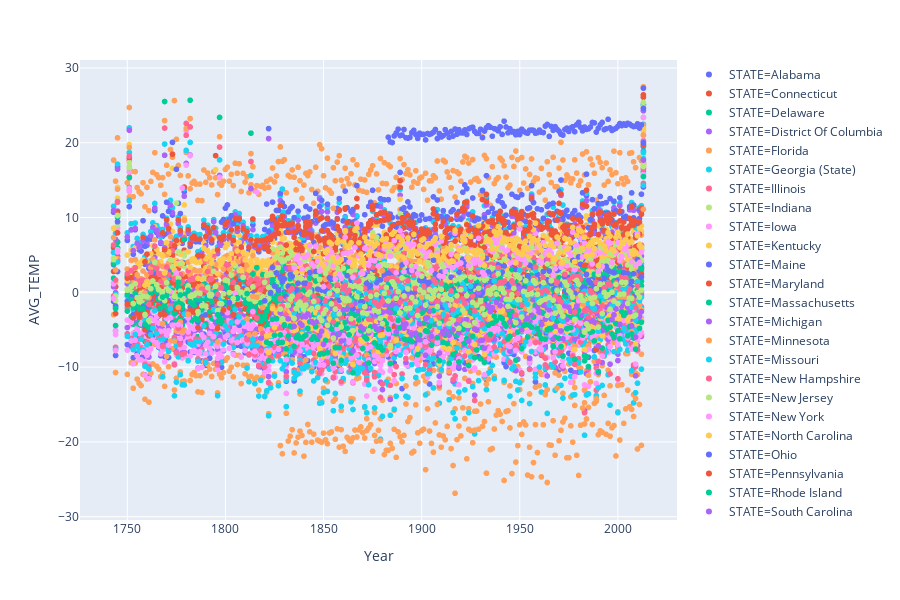

The notebook cell this image was saved under:
### Markdown cell above
#### How Temperature has changed over the years in United States

### Code cell
query1 = """SELECT strftime('%Y',DATE)Year, AVG_TEMP, STATE
            FROM STATE
            WHERE AVG_TEMP != '' and COUNTRY== 'United States'
            GROUP BY Year,STATE"""
import plotly.express as px
df_United_states=pd.read_sql(query1, con = conn)

fig = px.scatter(df_United_states, x="Year", y="AVG_TEMP", color="STATE",trendline="OLS")
fig.show();

### Figure 1 — Plotly figure (JSON) as saved in the notebook; plotly's stock layout.template omitted (floating-point values rounded to 4 significant figures; data arrays with more than 128 entries replaced by an {"elided": "..."} marker saying what was removed)
{"data": [{"hoverlabel": {"namelength": 0}, "hovertemplate": "STATE=Alabama<br>Year=%{x}<br>AVG_TEMP=%{y}", "legendgroup": "STATE=Alabama", "marker": {"color": "#636efa", "symbol": "circle"}, "mode": "markers", "name": "STATE=Alabama", "showlegend": true, "type": "scattergl", "x": {"elided": "266 str values"}, "xaxis": "x", "y": {"elided": "266 float values"}, "yaxis": "y"}, {"hoverlabel": {"namelength": 0}, "hovertemplate": "STATE=Alabama", "legendgroup": "STATE=Alabama", "marker": {"color": "#636efa", "symbol": "circle"}, "mode": "lines", "name": "STATE=Alabama", "showlegend": false, "type": "scattergl", "xaxis": "x", "yaxis": "y"}, {"hoverlabel": {"namelength": 0}, "hovertemplate": "STATE=Connecticut<br>Year=%{x}<br>AVG_TEMP=%{y}", "legendgroup": "STATE=Connecticut", "marker": {"color": "#EF553B", "symbol": "circle"}, "mode": "markers", "name": "STATE=Connecticut", "showlegend": true, "type": "scattergl", "x": {"elided": "266 str values"}, "xaxis": "x", "y": {"elided": "266 float values"}, "yaxis": "y"}, {"hoverlabel": {"namelength": 0}, "hovertemplate": "STATE=Connecticut", "legendgroup": "STATE=Connecticut", "marker": {"color": "#EF553B", "symbol": "circle"}, "mode": "lines", "name": "STATE=Connecticut", "showlegend": false, "type": "scattergl", "xaxis": "x", "yaxis": "y"}, {"hoverlabel": {"namelength": 0}, "hovertemplate": "STATE=Delaware<br>Year=%{x}<br>AVG_TEMP=%{y}", "legendgroup": "STATE=Delaware", "marker": {"color": "#00cc96", "symbol": "circle"}, "mode": "markers", "name": "STATE=Delaware", "showlegend": true, "type": "scattergl", "x": {"elided": "266 str values"}, "xaxis": "x", "y": {"elided": "266 float values"}, "yaxis": "y"}, {"hoverlabel": {"namelength": 0}, "hovertemplate": "STATE=Delaware", "legendgroup": "STATE=Delaware", "marker": {"color": "#00cc96", "symbol": "circle"}, "mode": "lines", "name": "STATE=Delaware", "showlegend": false, "type": "scattergl", "xaxis": "x", "yaxis": "y"}, {"hoverlabel": {"namelength": 0}, "hovertemplate": "STATE=District Of Columbia<br>Year=%{x}<br>AVG_TEMP=%{y}", "legendgroup": "STATE=District Of Columbia", "marker": {"color": "#ab63fa", "symbol": "circle"}, "mode": "markers", "name": "STATE=District Of Columbia", "showlegend": true, "type": "scattergl", "x": {"elided": "266 str values"}, "xaxis": "x", "y": {"elided": "266 float values"}, "yaxis": "y"}, {"hoverlabel": {"namelength": 0}, "hovertemplate": "STATE=District Of Columbia", "legendgroup": "STATE=District Of Columbia", "marker": {"color": "#ab63fa", "symbol": "circle"}, "mode": "lines", "name": "STATE=District Of Columbia", "showlegend": false, "type": "scattergl", "xaxis": "x", "yaxis": "y"}, {"hoverlabel": {"namelength": 0}, "hovertemplate": "STATE=Florida<br>Year=%{x}<br>AVG_TEMP=%{y}", "legendgroup": "STATE=Florida", "marker": {"color": "#FFA15A", "symbol": "circle"}, "mode": "markers", "name": "STATE=Florida", "showlegend": true, "type": "scattergl", "x": {"elided": "264 str values"}, "xaxis": "x", "y": {"elided": "264 float values"}, "yaxis": "y"}, {"hoverlabel": {"namelength": 0}, "hovertemplate": "STATE=Florida", "legendgroup": "STATE=Florida", "marker": {"color": "#FFA15A", "symbol": "circle"}, "mode": "lines", "name": "STATE=Florida", "showlegend": false, "type": "scattergl", "xaxis": "x", "yaxis": "y"}, {"hoverlabel": {"namelength": 0}, "hovertemplate": "STATE=Georgia (State)<br>Year=%{x}<br>AVG_TEMP=%{y}", "legendgroup": "STATE=Georgia (State)", "marker": {"color": "#19d3f3", "symbol": "circle"}, "mode": "markers", "name": "STATE=Georgia (State)", "showlegend": true, "type": "scattergl", "x": {"elided": "266 str values"}, "xaxis": "x", "y": {"elided": "266 float values"}, "yaxis": "y"}, {"hoverlabel": {"namelength": 0}, "hovertemplate": "STATE=Georgia (State)", "legendgroup": "STATE=Georgia (State)", "marker": {"color": "#19d3f3", "symbol": "circle"}, "mode": "lines", "name": "STATE=Georgia (State)", "showlegend": false, "type": "scattergl", "xaxis": "x", "yaxis": "y"}, {"hoverlabel": {"namelength": 0}, "hovertemplate": "STATE=Illinois<br>Year=%{x}<br>AVG_TEMP=%{y}", "legendgroup": "STATE=Illinois", "marker": {"color": "#FF6692", "symbol": "circle"}, "mode": "markers", "name": "STATE=Illinois", "showlegend": true, "type": "scattergl", "x": {"elided": "267 str values"}, "xaxis": "x", "y": {"elided": "267 float values"}, "yaxis": "y"}, {"hoverlabel": {"namelength": 0}, "hovertemplate": "STATE=Illinois", "legendgroup": "STATE=Illinois", "marker": {"color": "#FF6692", "symbol": "circle"}, "mode": "lines", "name": "STATE=Illinois", "showlegend": false, "type": "scattergl", "xaxis": "x", "yaxis": "y"}, {"hoverlabel": {"namelength": 0}, "hovertemplate": "STATE=Indiana<br>Year=%{x}<br>AVG_TEMP=%{y}", "legendgroup": "STATE=Indiana", "marker": {"color": "#B6E880", "symbol": "circle"}, "mode": "markers", "name": "STATE=Indiana", "showlegend": true, "type": "scattergl", "x": {"elided": "266 str values"}, "xaxis": "x", "y": {"elided": "266 float values"}, "yaxis": "y"}, {"hoverlabel": {"namelength": 0}, "hovertemplate": "STATE=Indiana", "legendgroup": "STATE=Indiana", "marker": {"color": "#B6E880", "symbol": "circle"}, "mode": "lines", "name": "STATE=Indiana", "showlegend": false, "type": "scattergl", "xaxis": "x", "yaxis": "y"}, {"hoverlabel": {"namelength": 0}, "hovertemplate": "STATE=Iowa<br>Year=%{x}<br>AVG_TEMP=%{y}", "legendgroup": "STATE=Iowa", "marker": {"color": "#FF97FF", "symbol": "circle"}, "mode": "markers", "name": "STATE=Iowa", "showlegend": true, "type": "scattergl", "x": {"elided": "267 str values"}, "xaxis": "x", "y": {"elided": "267 float values"}, "yaxis": "y"}, {"hoverlabel": {"namelength": 0}, "hovertemplate": "STATE=Iowa", "legendgroup": "STATE=Iowa", "marker": {"color": "#FF97FF", "symbol": "circle"}, "mode": "lines", "name": "STATE=Iowa", "showlegend": false, "type": "scattergl", "xaxis": "x", "yaxis": "y"}, {"hoverlabel": {"namelength": 0}, "hovertemplate": "STATE=Kentucky<br>Year=%{x}<br>AVG_TEMP=%{y}", "legendgroup": "STATE=Kentucky", "marker": {"color": "#FECB52", "symbol": "circle"}, "mode": "markers", "name": "STATE=Kentucky", "showlegend": true, "type": "scattergl", "x": {"elided": "266 str values"}, "xaxis": "x", "y": {"elided": "266 float values"}, "yaxis": "y"}, {"hoverlabel": {"namelength": 0}, "hovertemplate": "STATE=Kentucky", "legendgroup": "STATE=Kentucky", "marker": {"color": "#FECB52", "symbol": "circle"}, "mode": "lines", "name": "STATE=Kentucky", "showlegend": false, "type": "scattergl", "xaxis": "x", "yaxis": "y"}, {"hoverlabel": {"namelength": 0}, "hovertemplate": "STATE=Maine<br>Year=%{x}<br>AVG_TEMP=%{y}", "legendgroup": "STATE=Maine", "marker": {"color": "#636efa", "symbol": "circle"}, "mode": "markers", "name": "STATE=Maine", "showlegend": true, "type": "scattergl", "x": {"elided": "266 str values"}, "xaxis": "x", "y": {"elided": "266 float values"}, "yaxis": "y"}, {"hoverlabel": {"namelength": 0}, "hovertemplate": "STATE=Maine", "legendgroup": "STATE=Maine", "marker": {"color": "#636efa", "symbol": "circle"}, "mode": "lines", "name": "STATE=Maine", "showlegend": false, "type": "scattergl", "xaxis": "x", "yaxis": "y"}, {"hoverlabel": {"namelength": 0}, "hovertemplate": "STATE=Maryland<br>Year=%{x}<br>AVG_TEMP=%{y}", "legendgroup": "STATE=Maryland", "marker": {"color": "#EF553B", "symbol": "circle"}, "mode": "markers", "name": "STATE=Maryland", "showlegend": true, "type": "scattergl", "x": {"elided": "266 str values"}, "xaxis": "x", "y": {"elided": "266 float values"}, "yaxis": "y"}, {"hoverlabel": {"namelength": 0}, "hovertemplate": "STATE=Maryland", "legendgroup": "STATE=Maryland", "marker": {"color": "#EF553B", "symbol": "circle"}, "mode": "lines", "name": "STATE=Maryland", "showlegend": false, "type": "scattergl", "xaxis": "x", "yaxis": "y"}, {"hoverlabel": {"namelength": 0}, "hovertemplate": "STATE=Massachusetts<br>Year=%{x}<br>AVG_TEMP=%{y}", "legendgroup": "STATE=Massachusetts", "marker": {"color": "#00cc96", "symbol": "circle"}, "mode": "markers", "name": "STATE=Massachusetts", "showlegend": true, "type": "scattergl", "x": {"elided": "266 str values"}, "xaxis": "x", "y": {"elided": "266 float values"}, "yaxis": "y"}, {"hoverlabel": {"namelength": 0}, "hovertemplate": "STATE=Massachusetts", "legendgroup": "STATE=Massachusetts", "marker": {"color": "#00cc96", "symbol": "circle"}, "mode": "lines", "name": "STATE=Massachusetts", "showlegend": false, "type": "scattergl", "xaxis": "x", "yaxis": "y"}, {"hoverlabel": {"namelength": 0}, "hovertemplate": "STATE=Michigan<br>Year=%{x}<br>AVG_TEMP=%{y}", "legendgroup": "STATE=Michigan", "marker": {"color": "#ab63fa", "symbol": "circle"}, "mode": "markers", "name": "STATE=Michigan", "showlegend": true, "type": "scattergl", "x": {"elided": "267 str values"}, "xaxis": "x", "y": {"elided": "267 float values"}, "yaxis": "y"}, {"hoverlabel": {"namelength": 0}, "hovertemplate": "STATE=Michigan", "legendgroup": "STATE=Michigan", "marker": {"color": "#ab63fa", "symbol": "circle"}, "mode": "lines", "name": "STATE=Michigan", "showlegend": false, "type": "scattergl", "xaxis": "x", "yaxis": "y"}, {"hoverlabel": {"namelength": 0}, "hovertemplate": "STATE=Minnesota<br>Year=%{x}<br>AVG_TEMP=%{y}", "legendgroup": "STATE=Minnesota", "marker": {"color": "#FFA15A", "symbol": "circle"}, "mode": "markers", "name": "STATE=Minnesota", "showlegend": true, "type": "scattergl", "x": {"elided": "267 str values"}, "xaxis": "x", "y": {"elided": "267 float values"}, "yaxis": "y"}, {"hoverlabel": {"namelength": 0}, "hovertemplate": "STATE=Minnesota", "legendgroup": "STATE=Minnesota", "marker": {"color": "#FFA15A", "symbol": "circle"}, "mode": "lines", "name": "STATE=Minnesota", "showlegend": false, "type": "scattergl", "xaxis": "x", "yaxis": "y"}, {"hoverlabel": {"namelength": 0}, "hovertemplate": "STATE=Missouri<br>Year=%{x}<br>AVG_TEMP=%{y}", "legendgroup": "STATE=Missouri", "marker": {"color": "#19d3f3", "symbol": "circle"}, "mode": "markers", "name": "STATE=Missouri", "showlegend": true, "type": "scattergl", "x": {"elided": "266 str values"}, "xaxis": "x", "y": {"elided": "266 float values"}, "yaxis": "y"}, {"hoverlabel": {"namelength": 0}, "hovertemplate": "STATE=Missouri", "legendgroup": "STATE=Missouri", "marker": {"color": "#19d3f3", "symbol": "circle"}, "mode": "lines", "name": "STATE=Missouri", "showlegend": false, "type": "scattergl", "xaxis": "x", "yaxis": "y"}, {"hoverlabel": {"namelength": 0}, "hovertemplate": "STATE=New Hampshire<br>Year=%{x}<br>AVG_TEMP=%{y}", "legendgroup": "STATE=New Hampshire", "marker": {"color": "#FF6692", "symbol": "circle"}, "mode": "markers", "name": "STATE=New Hampshire", "showlegend": true, "type": "scattergl", "x": {"elided": "266 str values"}, "xaxis": "x", "y": {"elided": "266 float values"}, "yaxis": "y"}, {"hoverlabel": {"namelength": 0}, "hovertemplate": "STATE=New Hampshire", "legendgroup": "STATE=New Hampshire", "marker": {"color": "#FF6692", "symbol": "circle"}, "mode": "lines", "name": "STATE=New Hampshire", "showlegend": false, "type": "scattergl", "xaxis": "x", "yaxis": "y"}, {"hoverlabel": {"namelength": 0}, "hovertemplate": "STATE=New Jersey<br>Year=%{x}<br>AVG_TEMP=%{y}", "legendgroup": "STATE=New Jersey", "marker": {"color": "#B6E880", "symbol": "circle"}, "mode": "markers", "name": "STATE=New Jersey", "showlegend": true, "type": "scattergl", "x": {"elided": "266 str values"}, "xaxis": "x", "y": {"elided": "266 float values"}, "yaxis": "y"}, {"hoverlabel": {"namelength": 0}, "hovertemplate": "STATE=New Jersey", "legendgroup": "STATE=New Jersey", "marker": {"color": "#B6E880", "symbol": "circle"}, "mode": "lines", "name": "STATE=New Jersey", "showlegend": false, "type": "scattergl", "xaxis": "x", "yaxis": "y"}, {"hoverlabel": {"namelength": 0}, "hovertemplate": "STATE=New York<br>Year=%{x}<br>AVG_TEMP=%{y}", "legendgroup": "STATE=New York", "marker": {"color": "#FF97FF", "symbol": "circle"}, "mode": "markers", "name": "STATE=New York", "showlegend": true, "type": "scattergl", "x": {"elided": "266 str values"}, "xaxis": "x", "y": {"elided": "266 float values"}, "yaxis": "y"}, {"hoverlabel": {"namelength": 0}, "hovertemplate": "STATE=New York", "legendgroup": "STATE=New York", "marker": {"color": "#FF97FF", "symbol": "circle"}, "mode": "lines", "name": "STATE=New York", "showlegend": false, "type": "scattergl", "xaxis": "x", "yaxis": "y"}, {"hoverlabel": {"namelength": 0}, "hovertemplate": "STATE=North Carolina<br>Year=%{x}<br>AVG_TEMP=%{y}", "legendgroup": "STATE=North Carolina", "marker": {"color": "#FECB52", "symbol": "circle"}, "mode": "markers", "name": "STATE=North Carolina", "showlegend": true, "type": "scattergl", "x": {"elided": "266 str values"}, "xaxis": "x", "y": {"elided": "266 float values"}, "yaxis": "y"}, {"hoverlabel": {"namelength": 0}, "hovertemplate": "STATE=North Carolina", "legendgroup": "STATE=North Carolina", "marker": {"color": "#FECB52", "symbol": "circle"}, "mode": "lines", "name": "STATE=North Carolina", "showlegend": false, "type": "scattergl", "xaxis": "x", "yaxis": "y"}, {"hoverlabel": {"namelength": 0}, "hovertemplate": "STATE=Ohio<br>Year=%{x}<br>AVG_TEMP=%{y}", "legendgroup": "STATE=Ohio", "marker": {"color": "#636efa", "symbol": "circle"}, "mode": "markers", "name": "STATE=Ohio", "showlegend": true, "type": "scattergl", "x": {"elided": "266 str values"}, "xaxis": "x", "y": {"elided": "266 float values"}, "yaxis": "y"}, {"hoverlabel": {"namelength": 0}, "hovertemplate": "STATE=Ohio", "legendgroup": "STATE=Ohio", "marker": {"color": "#636efa", "symbol": "circle"}, "mode": "lines", "name": "STATE=Ohio", "showlegend": false, "type": "scattergl", "xaxis": "x", "yaxis": "y"}, {"hoverlabel": {"namelength": 0}, "hovertemplate": "STATE=Pennsylvania<br>Year=%{x}<br>AVG_TEMP=%{y}", "legendgroup": "STATE=Pennsylvania", "marker": {"color": "#EF553B", "symbol": "circle"}, "mode": "markers", "name": "STATE=Pennsylvania", "showlegend": true, "type": "scattergl", "x": {"elided": "266 str values"}, "xaxis": "x", "y": {"elided": "266 float values"}, "yaxis": "y"}, {"hoverlabel": {"namelength": 0}, "hovertemplate": "STATE=Pennsylvania", "legendgroup": "STATE=Pennsylvania", "marker": {"color": "#EF553B", "symbol": "circle"}, "mode": "lines", "name": "STATE=Pennsylvania", "showlegend": false, "type": "scattergl", "xaxis": "x", "yaxis": "y"}, {"hoverlabel": {"namelength": 0}, "hovertemplate": "STATE=Rhode Island<br>Year=%{x}<br>AVG_TEMP=%{y}", "legendgroup": "STATE=Rhode Island", "marker": {"color": "#00cc96", "symbol": "circle"}, "mode": "markers", "name": "STATE=Rhode Island", "showlegend": true, "type": "scattergl", "x": {"elided": "266 str values"}, "xaxis": "x", "y": {"elided": "266 float values"}, "yaxis": "y"}, {"hoverlabel": {"namelength": 0}, "hovertemplate": "STATE=Rhode Island", "legendgroup": "STATE=Rhode Island", "marker": {"color": "#00cc96", "symbol": "circle"}, "mode": "lines", "name": "STATE=Rhode Island", "showlegend": false, "type": "scattergl", "xaxis": "x", "yaxis": "y"}, {"hoverlabel": {"namelength": 0}, "hovertemplate": "STATE=South Carolina<br>Year=%{x}<br>AVG_TEMP=%{y}", "legendgroup": "STATE=South Carolina", "marker": {"color": "#ab63fa", "symbol": "circle"}, "mode": "markers", "name": "STATE=South Carolina", "showlegend": true, "type": "scattergl", "x": {"elided": "266 str values"}, "xaxis": "x", "y": {"elided": "266 float values"}, "yaxis": "y"}, {"hoverlabel": {"namelength": 0}, "hovertemplate": "STATE=South Carolina", "legendgroup": "STATE=South Carolina", "marker": {"color": "#ab63fa", "symbol": "circle"}, "mode": "lines", "name": "STATE=South Carolina", "showlegend": false, "type": "scattergl", "xaxis": "x", "yaxis": "y"}, {"hoverlabel": {"namelength": 0}, "hovertemplate": "STATE=Tennessee<br>Year=%{x}<br>AVG_TEMP=%{y}", "legendgroup": "STATE=Tennessee", "marker": {"color": "#FFA15A", "symbol": "circle"}, "mode": "markers", "name": "STATE=Tennessee", "showlegend": true, "type": "scattergl", "x": {"elided": "266 str values"}, "xaxis": "x", "y": {"elided": "266 float values"}, "yaxis": "y"}, {"hoverlabel": {"namelength": 0}, "hovertemplate": "STATE=Tennessee", "legendgroup": "STATE=Tennessee", "marker": {"color": "#FFA15A", "symbol": "circle"}, "mode": "lines", "name": "STATE=Tennessee", "showlegend": false, "type": "scattergl", "xaxis": "x", "yaxis": "y"}, {"hoverlabel": {"namelength": 0}, "hovertemplate": "STATE=Vermont<br>Year=%{x}<br>AVG_TEMP=%{y}", "legendgroup": "STATE=Vermont", "marker": {"color": "#19d3f3", "symbol": "circle"}, "mode": "markers", "name": "STATE=Vermont", "showlegend": true, "type": "scattergl", "x": {"elided": "266 str values"}, "xaxis": "x", "y": {"elided": "266 float values"}, "yaxis": "y"}, {"hoverlabel": {"namelength": 0}, "hovertemplate": "STATE=Vermont", "legendgroup": "STATE=Vermont", "marker": {"color": "#19d3f3", "symbol": "circle"}, "mode": "lines", "name": "STATE=Vermont", "showlegend": false, "type": "scattergl", "xaxis": "x", "yaxis": "y"}, {"hoverlabel": {"namelength": 0}, "hovertemplate": "STATE=Virginia<br>Year=%{x}<br>AVG_TEMP=%{y}", "legendgroup": "STATE=Virginia", "marker": {"color": "#FF6692", "symbol": "circle"}, "mode": "markers", "name": "STATE=Virginia", "showlegend": true, "type": "scattergl", "x": {"elided": "266 str values"}, "xaxis": "x", "y": {"elided": "266 float values"}, "yaxis": "y"}, {"hoverlabel": {"namelength": 0}, "hovertemplate": "STATE=Virginia", "legendgroup": "STATE=Virginia", "marker": {"color": "#FF6692", "symbol": "circle"}, "mode": "lines", "name": "STATE=Virginia", "showlegend": false, "type": "scattergl", "xaxis": "x", "yaxis": "y"}, {"hoverlabel": {"namelength": 0}, "hovertemplate": "STATE=West Virginia<br>Year=%{x}<br>AVG_TEMP=%{y}", "legendgroup": "STATE=West Virginia", "marker": {"color": "#B6E880", "symbol": "circle"}, "mode": "markers", "name": "STATE=West Virginia", "showlegend": true, "type": "scattergl", "x": {"elided": "266 str values"}, "xaxis": "x", "y": {"elided": "266 float values"}, "yaxis": "y"}, {"hoverlabel": {"namelength": 0}, "hovertemplate": "STATE=West Virginia", "legendgroup": "STATE=West Virginia", "marker": {"color": "#B6E880", "symbol": "circle"}, "mode": "lines", "name": "STATE=West Virginia", "showlegend": false, "type": "scattergl", "xaxis": "x", "yaxis": "y"}, {"hoverlabel": {"namelength": 0}, "hovertemplate": "STATE=Wisconsin<br>Year=%{x}<br>AVG_TEMP=%{y}", "legendgroup": "STATE=Wisconsin", "marker": {"color": "#FF97FF", "symbol": "circle"}, "mode": "markers", "name": "STATE=Wisconsin", "showlegend": true, "type": "scattergl", "x": {"elided": "267 str values"}, "xaxis": "x", "y": {"elided": "267 float values"}, "yaxis": "y"}, {"hoverlabel": {"namelength": 0}, "hovertemplate": "STATE=Wisconsin", "legendgroup": "STATE=Wisconsin", "marker": {"color": "#FF97FF", "symbol": "circle"}, "mode": "lines", "name": "STATE=Wisconsin", "showlegend": false, "type": "scattergl", "xaxis": "x", "yaxis": "y"}, {"hoverlabel": {"namelength": 0}, "hovertemplate": "STATE=Arkansas<br>Year=%{x}<br>AVG_TEMP=%{y}", "legendgroup": "STATE=Arkansas", "marker": {"color": "#FECB52", "symbol": "circle"}, "mode": "markers", "name": "STATE=Arkansas", "showlegend": true, "type": "scattergl", "x": {"elided": "247 str values"}, "xaxis": "x", "y": {"elided": "247 float values"}, "yaxis": "y"}, {"hoverlabel": {"namelength": 0}, "hovertemplate": "STATE=Arkansas", "legendgroup": "STATE=Arkansas", "marker": {"color": "#FECB52", "symbol": "circle"}, "mode": "lines", "name": "STATE=Arkansas", "showlegend": false, "type": "scattergl", "xaxis": "x", "yaxis": "y"}, {"hoverlabel": {"namelength": 0}, "hovertemplate": "STATE=Louisiana<br>Year=%{x}<br>AVG_TEMP=%{y}", "legendgroup": "STATE=Louisiana", "marker": {"color": "#636efa", "symbol": "circle"}, "mode": "markers", "name": "STATE=Louisiana", "showlegend": true, "type": "scattergl", "x": {"elided": "212 str values"}, "xaxis": "x", "y": {"elided": "212 float values"}, "yaxis": "y"}, {"hoverlabel": {"namelength": 0}, "hovertemplate": "STATE=Louisiana", "legendgroup": "STATE=Louisiana", "marker": {"color": "#636efa", "symbol": "circle"}, "mode": "lines", "name": "STATE=Louisiana", "showlegend": false, "type": "scattergl", "xaxis": "x", "yaxis": "y"}, {"hoverlabel": {"namelength": 0}, "hovertemplate": "STATE=Mississippi<br>Year=%{x}<br>AVG_TEMP=%{y}", "legendgroup": "STATE=Mississippi", "marker": {"color": "#EF553B", "symbol": "circle"}, "mode": "markers", "name": "STATE=Mississippi", "showlegend": true, "type": "scattergl", "x": {"elided": "247 str values"}, "xaxis": "x", "y": {"elided": "247 float values"}, "yaxis": "y"}, {"hoverlabel": {"namelength": 0}, "hovertemplate": "STATE=Mississippi", "legendgroup": "STATE=Mississippi", "marker": {"color": "#EF553B", "symbol": "circle"}, "mode": "lines", "name": "STATE=Mississippi", "showlegend": false, "type": "scattergl", "xaxis": "x", "yaxis": "y"}, {"hoverlabel": {"namelength": 0}, "hovertemplate": "STATE=Kansas<br>Year=%{x}<br>AVG_TEMP=%{y}", "legendgroup": "STATE=Kansas", "marker": {"color": "#00cc96", "symbol": "circle"}, "mode": "markers", "name": "STATE=Kansas", "showlegend": true, "type": "scattergl", "x": {"elided": "215 str values"}, "xaxis": "x", "y": {"elided": "215 float values"}, "yaxis": "y"}, {"hoverlabel": {"namelength": 0}, "hovertemplate": "STATE=Kansas", "legendgroup": "STATE=Kansas", "marker": {"color": "#00cc96", "symbol": "circle"}, "mode": "lines", "name": "STATE=Kansas", "showlegend": false, "type": "scattergl", "xaxis": "x", "yaxis": "y"}, {"hoverlabel": {"namelength": 0}, "hovertemplate": "STATE=Montana<br>Year=%{x}<br>AVG_TEMP=%{y}", "legendgroup": "STATE=Montana", "marker": {"color": "#ab63fa", "symbol": "circle"}, "mode": "markers", "name": "STATE=Montana", "showlegend": true, "type": "scattergl", "x": {"elided": "216 str values"}, "xaxis": "x", "y": {"elided": "216 float values"}, "yaxis": "y"}, {"hoverlabel": {"namelength": 0}, "hovertemplate": "STATE=Montana", "legendgroup": "STATE=Montana", "marker": {"color": "#ab63fa", "symbol": "circle"}, "mode": "lines", "name": "STATE=Montana", "showlegend": false, "type": "scattergl", "xaxis": "x", "yaxis": "y"}, {"hoverlabel": {"namelength": 0}, "hovertemplate": "STATE=Nebraska<br>Year=%{x}<br>AVG_TEMP=%{y}", "legendgroup": "STATE=Nebraska", "marker": {"color": "#FFA15A", "symbol": "circle"}, "mode": "markers", "name": "STATE=Nebraska", "showlegend": true, "type": "scattergl", "x": {"elided": "216 str values"}, "xaxis": "x", "y": {"elided": "216 float values"}, "yaxis": "y"}, {"hoverlabel": {"namelength": 0}, "hovertemplate": "STATE=Nebraska", "legendgroup": "STATE=Nebraska", "marker": {"color": "#FFA15A", "symbol": "circle"}, "mode": "lines", "name": "STATE=Nebraska", "showlegend": false, "type": "scattergl", "xaxis": "x", "yaxis": "y"}, {"hoverlabel": {"namelength": 0}, "hovertemplate": "STATE=North Dakota<br>Year=%{x}<br>AVG_TEMP=%{y}", "legendgroup": "STATE=North Dakota", "marker": {"color": "#19d3f3", "symbol": "circle"}, "mode": "markers", "name": "STATE=North Dakota", "showlegend": true, "type": "scattergl", "x": {"elided": "216 str values"}, "xaxis": "x", "y": {"elided": "216 float values"}, "yaxis": "y"}, {"hoverlabel": {"namelength": 0}, "hovertemplate": "STATE=North Dakota", "legendgroup": "STATE=North Dakota", "marker": {"color": "#19d3f3", "symbol": "circle"}, "mode": "lines", "name": "STATE=North Dakota", "showlegend": false, "type": "scattergl", "xaxis": "x", "yaxis": "y"}, {"hoverlabel": {"namelength": 0}, "hovertemplate": "STATE=South Dakota<br>Year=%{x}<br>AVG_TEMP=%{y}", "legendgroup": "STATE=South Dakota", "marker": {"color": "#FF6692", "symbol": "circle"}, "mode": "markers", "name": "STATE=South Dakota", "showlegend": true, "type": "scattergl", "x": {"elided": "216 str values"}, "xaxis": "x", "y": {"elided": "216 float values"}, "yaxis": "y"}, {"hoverlabel": {"namelength": 0}, "hovertemplate": "STATE=South Dakota", "legendgroup": "STATE=South Dakota", "marker": {"color": "#FF6692", "symbol": "circle"}, "mode": "lines", "name": "STATE=South Dakota", "showlegend": false, "type": "scattergl", "xaxis": "x", "yaxis": "y"}, {"hoverlabel": {"namelength": 0}, "hovertemplate": "STATE=Oklahoma<br>Year=%{x}<br>AVG_TEMP=%{y}", "legendgroup": "STATE=Oklahoma", "marker": {"color": "#B6E880", "symbol": "circle"}, "mode": "markers", "name": "STATE=Oklahoma", "showlegend": true, "type": "scattergl", "x": {"elided": "197 str values"}, "xaxis": "x", "y": {"elided": "197 float values"}, "yaxis": "y"}, {"hoverlabel": {"namelength": 0}, "hovertemplate": "STATE=Oklahoma", "legendgroup": "STATE=Oklahoma", "marker": {"color": "#B6E880", "symbol": "circle"}, "mode": "lines", "name": "STATE=Oklahoma", "showlegend": false, "type": "scattergl", "xaxis": "x", "yaxis": "y"}, {"hoverlabel": {"namelength": 0}, "hovertemplate": "STATE=Wyoming<br>Year=%{x}<br>AVG_TEMP=%{y}", "legendgroup": "STATE=Wyoming", "marker": {"color": "#FF97FF", "symbol": "circle"}, "mode": "markers", "name": "STATE=Wyoming", "showlegend": true, "type": "scattergl", "x": {"elided": "207 str values"}, "xaxis": "x", "y": {"elided": "207 float values"}, "yaxis": "y"}, {"hoverlabel": {"namelength": 0}, "hovertemplate": "STATE=Wyoming", "legendgroup": "STATE=Wyoming", "marker": {"color": "#FF97FF", "symbol": "circle"}, "mode": "lines", "name": "STATE=Wyoming", "showlegend": false, "type": "scattergl", "xaxis": "x", "yaxis": "y"}, {"hoverlabel": {"namelength": 0}, "hovertemplate": "STATE=Colorado<br>Year=%{x}<br>AVG_TEMP=%{y}", "legendgroup": "STATE=Colorado", "marker": {"color": "#FECB52", "symbol": "circle"}, "mode": "markers", "name": "STATE=Colorado", "showlegend": true, "type": "scattergl", "x": {"elided": "194 str values"}, "xaxis": "x", "y": {"elided": "194 float values"}, "yaxis": "y"}, {"hoverlabel": {"namelength": 0}, "hovertemplate": "STATE=Colorado", "legendgroup": "STATE=Colorado", "marker": {"color": "#FECB52", "symbol": "circle"}, "mode": "lines", "name": "STATE=Colorado", "showlegend": false, "type": "scattergl", "xaxis": "x", "yaxis": "y"}, {"hoverlabel": {"namelength": 0}, "hovertemplate": "STATE=New Mexico<br>Year=%{x}<br>AVG_TEMP=%{y}", "legendgroup": "STATE=New Mexico", "marker": {"color": "#636efa", "symbol": "circle"}, "mode": "markers", "name": "STATE=New Mexico", "showlegend": true, "type": "scattergl", "x": {"elided": "194 str values"}, "xaxis": "x", "y": {"elided": "194 float values"}, "yaxis": "y"}, {"hoverlabel": {"namelength": 0}, "hovertemplate": "STATE=New Mexico", "legendgroup": "STATE=New Mexico", "marker": {"color": "#636efa", "symbol": "circle"}, "mode": "lines", "name": "STATE=New Mexico", "showlegend": false, "type": "scattergl", "xaxis": "x", "yaxis": "y"}, {"hoverlabel": {"namelength": 0}, "hovertemplate": "STATE=Texas<br>Year=%{x}<br>AVG_TEMP=%{y}", "legendgroup": "STATE=Texas", "marker": {"color": "#EF553B", "symbol": "circle"}, "mode": "markers", "name": "STATE=Texas", "showlegend": true, "type": "scattergl", "x": {"elided": "194 str values"}, "xaxis": "x", "y": {"elided": "194 float values"}, "yaxis": "y"}, {"hoverlabel": {"namelength": 0}, "hovertemplate": "STATE=Texas", "legendgroup": "STATE=Texas", "marker": {"color": "#EF553B", "symbol": "circle"}, "mode": "lines", "name": "STATE=Texas", "showlegend": false, "type": "scattergl", "xaxis": "x", "yaxis": "y"}, {"hoverlabel": {"namelength": 0}, "hovertemplate": "STATE=Idaho<br>Year=%{x}<br>AVG_TEMP=%{y}", "legendgroup": "STATE=Idaho", "marker": {"color": "#00cc96", "symbol": "circle"}, "mode": "markers", "name": "STATE=Idaho", "showlegend": true, "type": "scattergl", "x": {"elided": "193 str values"}, "xaxis": "x", "y": {"elided": "193 float values"}, "yaxis": "y"}, {"hoverlabel": {"namelength": 0}, "hovertemplate": "STATE=Idaho", "legendgroup": "STATE=Idaho", "marker": {"color": "#00cc96", "symbol": "circle"}, "mode": "lines", "name": "STATE=Idaho", "showlegend": false, "type": "scattergl", "xaxis": "x", "yaxis": "y"}, {"hoverlabel": {"namelength": 0}, "hovertemplate": "STATE=Utah<br>Year=%{x}<br>AVG_TEMP=%{y}", "legendgroup": "STATE=Utah", "marker": {"color": "#ab63fa", "symbol": "circle"}, "mode": "markers", "name": "STATE=Utah", "showlegend": true, "type": "scattergl", "x": {"elided": "185 str values"}, "xaxis": "x", "y": {"elided": "185 float values"}, "yaxis": "y"}, {"hoverlabel": {"namelength": 0}, "hovertemplate": "STATE=Utah", "legendgroup": "STATE=Utah", "marker": {"color": "#ab63fa", "symbol": "circle"}, "mode": "lines", "name": "STATE=Utah", "showlegend": false, "type": "scattergl", "xaxis": "x", "yaxis": "y"}, {"hoverlabel": {"namelength": 0}, "hovertemplate": "STATE=Alaska<br>Year=%{x}<br>AVG_TEMP=%{y}", "legendgroup": "STATE=Alaska", "marker": {"color": "#FFA15A", "symbol": "circle"}, "mode": "markers", "name": "STATE=Alaska", "showlegend": true, "type": "scattergl", "x": {"elided": "183 str values"}, "xaxis": "x", "y": {"elided": "183 float values"}, "yaxis": "y"}, {"hoverlabel": {"namelength": 0}, "hovertemplate": "STATE=Alaska", "legendgroup": "STATE=Alaska", "marker": {"color": "#FFA15A", "symbol": "circle"}, "mode": "lines", "name": "STATE=Alaska", "showlegend": false, "type": "scattergl", "xaxis": "x", "yaxis": "y"}, {"hoverlabel": {"namelength": 0}, "hovertemplate": "STATE=Nevada<br>Year=%{x}<br>AVG_TEMP=%{y}", "legendgroup": "STATE=Nevada", "marker": {"color": "#19d3f3", "symbol": "circle"}, "mode": "markers", "name": "STATE=Nevada", "showlegend": true, "type": "scattergl", "x": {"elided": "183 str values"}, "xaxis": "x", "y": {"elided": "183 float values"}, "yaxis": "y"}, {"hoverlabel": {"namelength": 0}, "hovertemplate": "STATE=Nevada", "legendgroup": "STATE=Nevada", "marker": {"color": "#19d3f3", "symbol": "circle"}, "mode": "lines", "name": "STATE=Nevada", "showlegend": false, "type": "scattergl", "xaxis": "x", "yaxis": "y"}, {"hoverlabel": {"namelength": 0}, "hovertemplate": "STATE=Oregon<br>Year=%{x}<br>AVG_TEMP=%{y}", "legendgroup": "STATE=Oregon", "marker": {"color": "#FF6692", "symbol": "circle"}, "mode": "markers", "name": "STATE=Oregon", "showlegend": true, "type": "scattergl", "x": {"elided": "183 str values"}, "xaxis": "x", "y": {"elided": "183 float values"}, "yaxis": "y"}, {"hoverlabel": {"namelength": 0}, "hovertemplate": "STATE=Oregon", "legendgroup": "STATE=Oregon", "marker": {"color": "#FF6692", "symbol": "circle"}, "mode": "lines", "name": "STATE=Oregon", "showlegend": false, "type": "scattergl", "xaxis": "x", "yaxis": "y"}, {"hoverlabel": {"namelength": 0}, "hovertemplate": "STATE=Washington<br>Year=%{x}<br>AVG_TEMP=%{y}", "legendgroup": "STATE=Washington", "marker": {"color": "#B6E880", "symbol": "circle"}, "mode": "markers", "name": "STATE=Washington", "showlegend": true, "type": "scattergl", "x": {"elided": "183 str values"}, "xaxis": "x", "y": {"elided": "183 float values"}, "yaxis": "y"}, {"hoverlabel": {"namelength": 0}, "hovertemplate": "STATE=Washington", "legendgroup": "STATE=Washington", "marker": {"color": "#B6E880", "symbol": "circle"}, "mode": "lines", "name": "STATE=Washington", "showlegend": false, "type": "scattergl", "xaxis": "x", "yaxis": "y"}, {"hoverlabel": {"namelength": 0}, "hovertemplate": "STATE=Arizona<br>Year=%{x}<br>AVG_TEMP=%{y}", "legendgroup": "STATE=Arizona", "marker": {"color": "#FF97FF", "symbol": "circle"}, "mode": "markers", "name": "STATE=Arizona", "showlegend": true, "type": "scattergl", "x": {"elided": "179 str values"}, "xaxis": "x", "y": {"elided": "179 float values"}, "yaxis": "y"}, {"hoverlabel": {"namelength": 0}, "hovertemplate": "STATE=Arizona", "legendgroup": "STATE=Arizona", "marker": {"color": "#FF97FF", "symbol": "circle"}, "mode": "lines", "name": "STATE=Arizona", "showlegend": false, "type": "scattergl", "xaxis": "x", "yaxis": "y"}, {"hoverlabel": {"namelength": 0}, "hovertemplate": "STATE=California<br>Year=%{x}<br>AVG_TEMP=%{y}", "legendgroup": "STATE=California", "marker": {"color": "#FECB52", "symbol": "circle"}, "mode": "markers", "name": "STATE=California", "showlegend": true, "type": "scattergl", "x": {"elided": "165 str values"}, "xaxis": "x", "y": {"elided": "165 float values"}, "yaxis": "y"}, {"hoverlabel": {"namelength": 0}, "hovertemplate": "STATE=California", "legendgroup": "STATE=California", "marker": {"color": "#FECB52", "symbol": "circle"}, "mode": "lines", "name": "STATE=California", "showlegend": false, "type": "scattergl", "xaxis": "x", "yaxis": "y"}, {"hoverlabel": {"namelength": 0}, "hovertemplate": "STATE=Hawaii<br>Year=%{x}<br>AVG_TEMP=%{y}", "legendgroup": "STATE=Hawaii", "marker": {"color": "#636efa", "symbol": "circle"}, "mode": "markers", "name": "STATE=Hawaii", "showlegend": true, "type": "scattergl", "x": {"elided": "131 str values"}, "xaxis": "x", "y": {"elided": "131 float values"}, "yaxis": "y"}, {"hoverlabel": {"namelength": 0}, "hovertemplate": "STATE=Hawaii", "legendgroup": "STATE=Hawaii", "marker": {"color": "#636efa", "symbol": "circle"}, "mode": "lines", "name": "STATE=Hawaii", "showlegend": false, "type": "scattergl", "xaxis": "x", "yaxis": "y"}], "layout": {"height": 600, "legend": {"tracegroupgap": 0}, "margin": {"t": 60}, "xaxis": {"anchor": "y", "domain": [0, 1], "title": {"text": "Year"}}, "yaxis": {"anchor": "x", "domain": [0, 1], "title": {"text": "AVG_TEMP"}}}}
